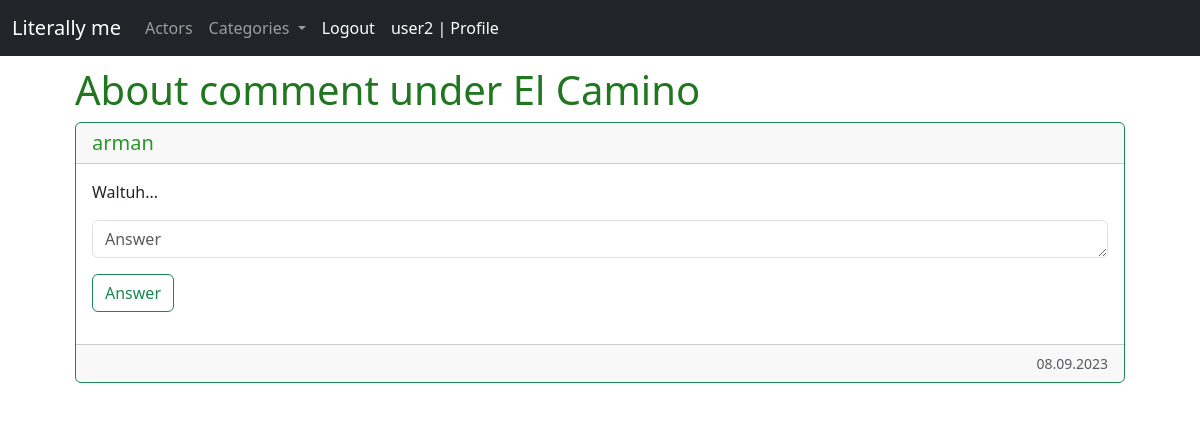
The app's page /movie/el-camino/comment/25/about/ (signed in), older data.
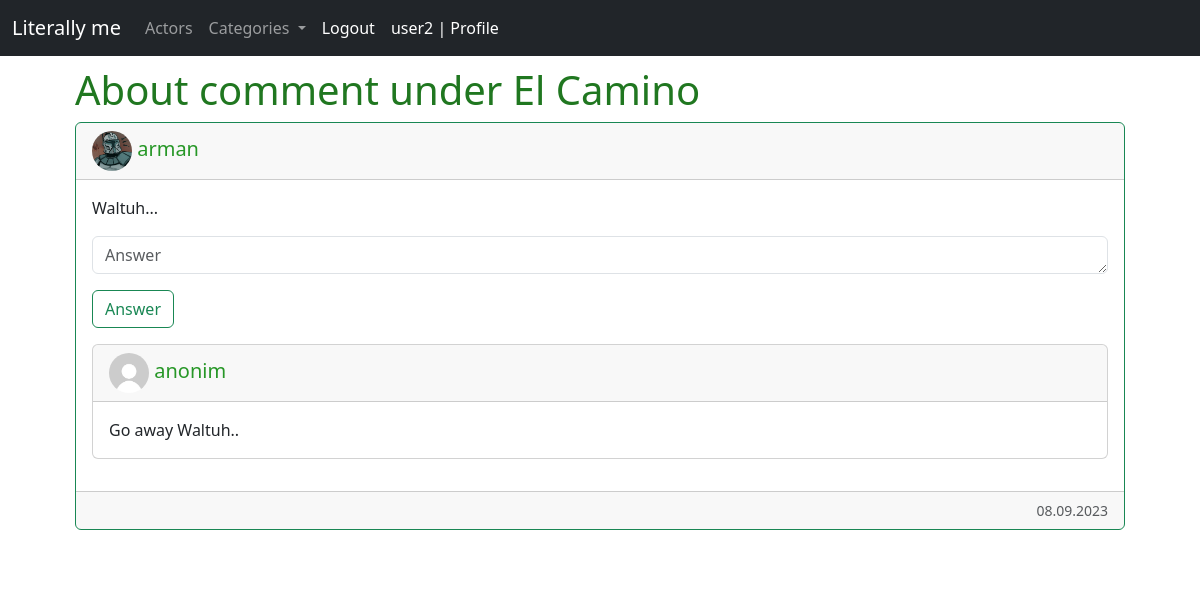
The same page, newer data.
### mainapp/models.py (models this page shows, shortened)
class Comment(models.Model):
    movie = models.ForeignKey(Movie, on_delete=models.CASCADE, related_name='comments')
    author = models.ForeignKey(User, on_delete=models.CASCADE, related_name='comments')
    text = models.TextField()
    create_time = models.DateTimeField(auto_now_add=True)

class CommentAnswer(models.Model):
    parent_comment = models.ForeignKey(Comment, on_delete=models.CASCADE, related_name='comment_answers')
    author = models.ForeignKey(User, on_delete=models.CASCADE, related_name='comment_answers')
    text = models.TextField()
    create_time = models.DateTimeField(auto_now_add=True)

### authentication/models.py (models this page shows)
class CustomProfile(models.Model):
    user = models.OneToOneField(User, on_delete=models.CASCADE, related_name='custom_profile')
    profile_pic = models.ImageField(upload_to='profile_pics', null=True, blank=True)

### mainapp/views.py (the view, shortened to what this page needs)
# urls.py: path('movie/<slug:movie_slug>/comment/<int:comment_id>/about/', AboutCommentView.as_view(), name='about_comment'),
class AboutCommentView(LoginRequiredMixin, DataMixin, DetailView):
    model = Comment
    template_name = 'mainapp/comment/about_comment.html'
    pk_url_kwarg = 'comment_id'
    slug_url_kwarg = 'movie_slug'
    success_url = reverse_lazy('home')
    login_url = reverse_lazy('home')
    def get_context_data(self, **kwargs):
        context = super().get_context_data(**kwargs)
        mixin_context = self.get_user_context(form=CommentAnswerForm(), comment=self.get_object(),
                                              title=f'About comment under {self.get_object().movie.title}',
                                              comment_answers=self.get_object().comment_answers.all().select_related('author').order_by('-create_time'))
        return dict(list(context.items()) + list(mixin_context.items()))

### mainapp/forms.py
class CommentAnswerForm(forms.ModelForm):
    class Meta:
        model = CommentAnswer
        fields = ['text']
        widgets = {
            'text': forms.Textarea(attrs=comment_answer_attrs)
        }

### mainapp/models.py (called while the page is built)
    def get_absolute_url(self):
        return reverse('category', kwargs={'category_slug': self.slug})

### mainapp/utils.py (called while the page is built)
    @classmethod
    def get_categories(cls):
        return Category.objects.annotate(movies_count=Count('movies'))  # creating new column called movies_count

    def get_user_context(self, **kwargs):
        categories = self.get_categories()
        context = kwargs
        context['categories'] = categories
        return context

### mainapp/templates/mainapp/comment/about_comment.html (shortened to what this page needs)
{% extends 'mainapp/base.html' %}
{% block content %}
    <h1 class="movie-bold">{{ title }}</h1>
    <div class="card border-success mb-3">
        <div class="card-header">
            <h5 class="card-title username-in-comment">
                {% if comment.author.custom_profile.profile_pic %}
                    <img width="40" class="img-fluid rounded-circle" src="{{ comment.author.custom_profile.profile_pic.url }}">
                {% endif %}
                <a class="movie-link" href="{% url 'profile_page' comment.author.username %}">{{ comment.author }}</a>
            </h5>
        </div>
        <div class="card-body">
            <p class="card-text">{{ comment.text }}</p>
            <form method="post">
                <div class="mb-3">
                    {{ form.text }}
                </div>
                <button type="submit" class="btn btn-outline-success">Answer</button>
            </form>
            {% if comment_answers %}
                {% for com_answ in comment_answers %}
                    <div class="card mb-3">
                        <div class="card-header">
                            <h5 class="card-title username-in-comment">
                                {% if com_answ.author.custom_profile.profile_pic %}
                                    <img width="40" class="img-fluid rounded-circle" src="{{ com_answ.author.custom_profile.profile_pic.url }}">
                                {% endif %}
                                <a class="movie-link" href="{% url 'profile_page' com_answ.author.username %}">{{ com_answ.author }}</a>
                            </h5>
                        </div>
                        <div class="card-body">
                            <p class="card-text">{{ com_answ.text }}</p>
                        </div>
                    </div>
                {% endfor %}
            {% endif %}
        </div>
        <div class="card-footer text-end">
            <small class="text-body-secondary">{{ comment.create_time|date:"d.m.Y" }}</small>
        </div>
    </div>
{% endblock %}

Row changes from the older to the newer data that the page shows:
added CommentAnswer: author.custom_profile.profile_pic (placeholder picture), author "anonim", text "Go away Waltuh.."
